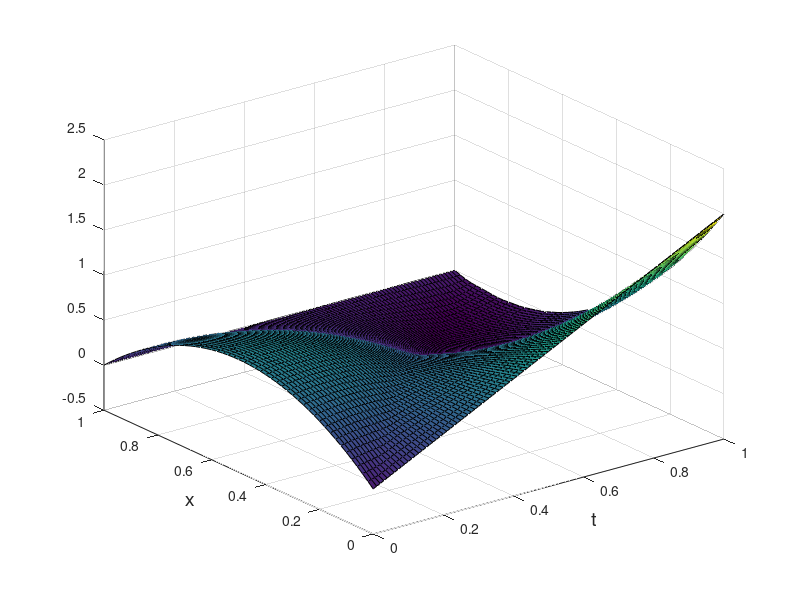

MATLAB code for this plot:
function U = calcVibStr()
    h = 2e-2;
    tau = 1e-2;
    
    T = 1;
    L = 1;
        
    N = T / tau;
    M = L / h;
    
    U = calc(h, tau, N+1, M+1);
    
    x = 0:h:L;
    t = 0:tau:T;
    
    [XG TG] = meshgrid(t, x);
    surf(XG, TG, U);   

    xlabel('t','FontSize',14);  
    ylabel('x','FontSize',14);
    
    h = h/2;
    tau = tau/2;
    N = T/tau;
    M = L/h;
    U2 = calc(h, tau, N+1, M+1);
    
    [nn mm] = size(U);
    Z = zeros(nn, mm);

    for i = 1:nn
        for j = 1:mm
            Z(i,j) = abs(U(i, j) - U2(2*i - 1, 2*j - 1)) / 3;
        end;
    end;
    
    fprintf('Max error: %6.6f\n', max(Z(:)));
    fprintf('Avg error: %6.6f\n', mean(Z(:)));

function U = calc(h, tau, N, M)
    U = zeros(M,N);   
    a = 1;
    
    cx = 0;
    for i=1:M
        U(i,1) = fi(cx);
        cx = cx + h;
    end;
    
    cx = h;
    for i=2:M-1
        U(i,2) = tau*psi(cx) + U(i,1);
        cx = cx + h;
    end;
    
    ct = tau;
    for j=2:N
        U(1,j) = m(ct);
        U(M,j) = n(ct);
        ct = ct + tau;
    end;
    
    for j=2:N-1
        for i=2:M-1
            coef = a * a * tau * tau / (h*h);
            U(i,j+1) = 2*U(i,j) - U(i,j-1) + coef * (U(i-1,j) - 2*U(i,j) + U(i+1,j));
        end;
    end;

function y = fi(x)
    y = 3*x*(1-x);

function y = psi(x)
    y = cos(x+0.5);
   
function y = m(t)
    y = 2*t;

function y = n(t)
    y = 0;